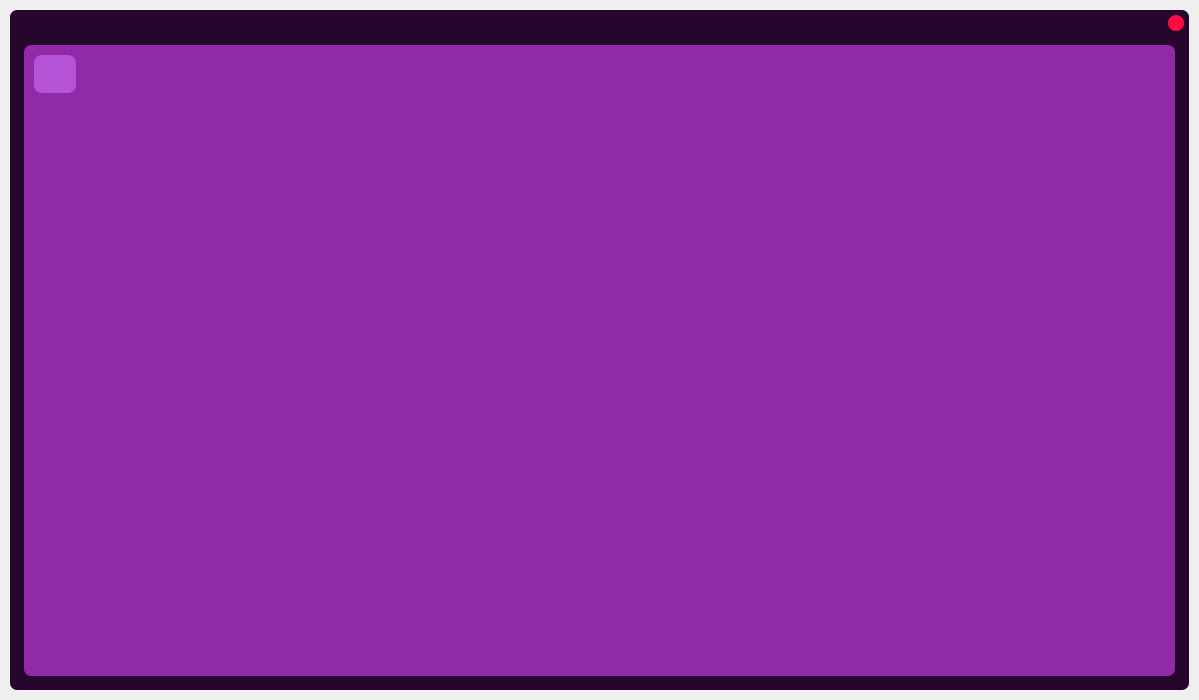
<?xml version="1.0" encoding="UTF-8"?>
<ui version="4.0">
 <class>MainWindow</class>
 <widget class="QMainWindow" name="MainWindow">
  <property name="geometry">
   <rect>
    <x>0</x>
    <y>0</y>
    <width>1199</width>
    <height>700</height>
   </rect>
  </property>
  <property name="windowTitle">
   <string>MainWindow</string>
  </property>
  <widget class="QWidget" name="centralwidget">
   <layout class="QVBoxLayout" name="verticalLayout">
    <property name="spacing">
     <number>10</number>
    </property>
    <property name="leftMargin">
     <number>10</number>
    </property>
    <property name="topMargin">
     <number>10</number>
    </property>
    <property name="rightMargin">
     <number>10</number>
    </property>
    <property name="bottomMargin">
     <number>10</number>
    </property>
    <item>
     <widget class="QFrame" name="bg_frame">
      <property name="styleSheet">
       <string notr="true">QFrame {
	background-color: #27062D;
	border-radius: 7px; 
}</string>
      </property>
      <property name="frameShape">
       <enum>QFrame::StyledPanel</enum>
      </property>
      <property name="frameShadow">
       <enum>QFrame::Raised</enum>
      </property>
      <layout class="QVBoxLayout" name="verticalLayout_2">
       <property name="spacing">
        <number>5</number>
       </property>
       <property name="leftMargin">
        <number>5</number>
       </property>
       <property name="topMargin">
        <number>5</number>
       </property>
       <property name="rightMargin">
        <number>5</number>
       </property>
       <property name="bottomMargin">
        <number>5</number>
       </property>
       <item alignment="Qt::AlignRight">
        <widget class="QPushButton" name="quit_button">
         <property name="maximumSize">
          <size>
           <width>16</width>
           <height>16</height>
          </size>
         </property>
         <property name="cursor">
          <cursorShape>PointingHandCursor</cursorShape>
         </property>
         <property name="styleSheet">
          <string notr="true">QPushButton {
	background-color: rgb(255, 11, 68);
	border-radius: 8px; 
	border: none;
}

QPushButton:hover {
	background-color: rgba(255, 11, 68, 150);
}
	</string>
         </property>
         <property name="text">
          <string/>
         </property>
        </widget>
       </item>
       <item>
        <widget class="QFrame" name="frame">
         <property name="frameShape">
          <enum>QFrame::StyledPanel</enum>
         </property>
         <property name="frameShadow">
          <enum>QFrame::Raised</enum>
         </property>
         <layout class="QVBoxLayout" name="verticalLayout_3">
          <item>
           <widget class="QFrame" name="frame_2">
            <property name="styleSheet">
             <string notr="true">QFrame{
	background-color: rgb(145, 42, 166);
}</string>
            </property>
            <property name="frameShape">
             <enum>QFrame::StyledPanel</enum>
            </property>
            <property name="frameShadow">
             <enum>QFrame::Raised</enum>
            </property>
            <widget class="QPushButton" name="button_filter">
             <property name="geometry">
              <rect>
               <x>10</x>
               <y>10</y>
               <width>42</width>
               <height>38</height>
              </rect>
             </property>
             <property name="minimumSize">
              <size>
               <width>38</width>
               <height>38</height>
              </size>
             </property>
             <property name="maximumSize">
              <size>
               <width>42</width>
               <height>38</height>
              </size>
             </property>
             <property name="sizeIncrement">
              <size>
               <width>16</width>
               <height>16</height>
              </size>
             </property>
             <property name="baseSize">
              <size>
               <width>16</width>
               <height>16</height>
              </size>
             </property>
             <property name="cursor">
              <cursorShape>PointingHandCursor</cursorShape>
             </property>
             <property name="styleSheet">
              <string notr="true">QPushButton {
	background-color: rgb(181, 84, 215);
	border-radius: 8px;
}

QPushButton:hover {
	background-color: rgba(181, 84, 215,150);
}</string>
             </property>
             <property name="text">
              <string/>
             </property>
             <property name="icon">
              <iconset>
               <normaloff>:/Icons/Icons/checkbox.png</normaloff>:/Icons/Icons/checkbox.png</iconset>
             </property>
             <property name="iconSize">
              <size>
               <width>38</width>
               <height>38</height>
              </size>
             </property>
            </widget>
           </widget>
          </item>
         </layout>
        </widget>
       </item>
      </layout>
     </widget>
    </item>
   </layout>
  </widget>
 </widget>
 <resources/>
 <connections/>
</ui>
